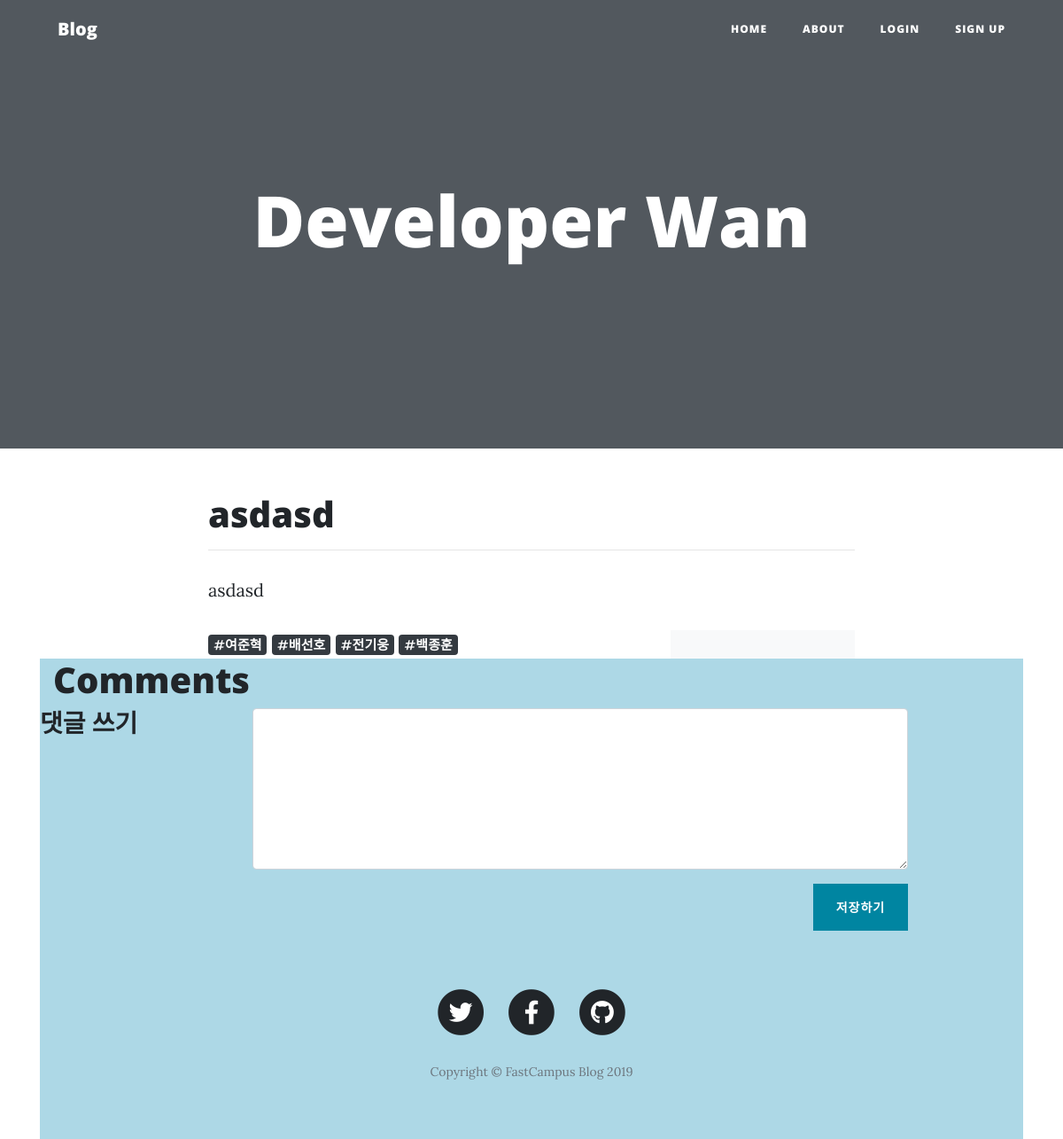
The app's page /blogs/post/5 with its own data.
### blogs/models.py (models this page shows, shortened)
class Post(BaseModel):
    user = models.ForeignKey(User, on_delete=models.CASCADE)
    title = models.CharField(max_length=255, blank=False)
    content = models.TextField()
    image = models.ImageField(blank=True, null=True)
    likes = models.ManyToManyField(User, related_name='likes', blank=True)
    tags = TaggableManager()
    def total_likes(self):
        return self.likes.count()

### blogs/views.py (the view)
# urls.py: path('post/<int:post_id>', views.post_detail, name='post_detail'),
def post_detail(request, post_id):
    post = get_object_or_404(Post, pk=post_id)
    comments = Comment.objects.filter(post=post.id)
    is_liked = False
    if post.likes.filter(id=request.user.id).exists():
        is_liked = True
    return render(request, 'blogs/post_detail.html', context={'post': post, 'comments': comments, 'is_liked': is_liked, 'total_likes': post.total_likes()})

### templates/blogs/post_detail.html (shortened to what this page needs)
{% extends "blogs/_base.html" %}
{% load social_share%}
{% block content %}
<div class="container">
  <div class="row">
    <div class="col-lg-8 col-md-10 mx-auto">
      <h1>{{ post.title }}</h1>
      <hr>
      <p>{{ post.content }}</p>
    </div>
  </div>
  <div class="row">
    <div class="col-lg-8 col-md-10 mx-auto">
    {% for tag in post.tags.all %}
      <span class="badge badge-dark">
        #{{ tag.name }}
      </span>
    {% endfor %}
    <button type="button" class="btn btn-light float-right">
    </button>
    <button type="button" class="btn btn-light float-right">
    </button>
    <button type="button" class="btn btn-light float-right">
    </button>
    <button type="button" class="btn btn-light float-right">
    </button>
    </div>
  </div>
  <div class="container">
    <div class="row">
      <div class="col-md-12 comment-bg">
      <div class="page-header">
        <h1>Comments</h1>
      </div>
  <div class="row">
    <h3>댓글 쓰기</h3>
    <form method="post" action="{% url 'comment_write' %}" enctype="multipart/form-data" class="col-lg-8 col-md-10 mx-auto">
      <div class="form-group row">
        <textarea class="form-control" name="content" rows="7"></textarea>
      </div>
      <div class="form-group row float-right">
        <button type="submit" class="btn btn-primary">저장하기</button>
      </div>
    </form>
  </div>
{% endblock %}

### static/css/style.css (style rules this page uses)
.comment-bg { background-color: #add8e6; }

### records on screen
Post: title "asdasd", content "asdasd"
Tag: name "여준혁"
Tag: name "배선호"
Tag: name "전기웅"
Tag: name "백종훈"
